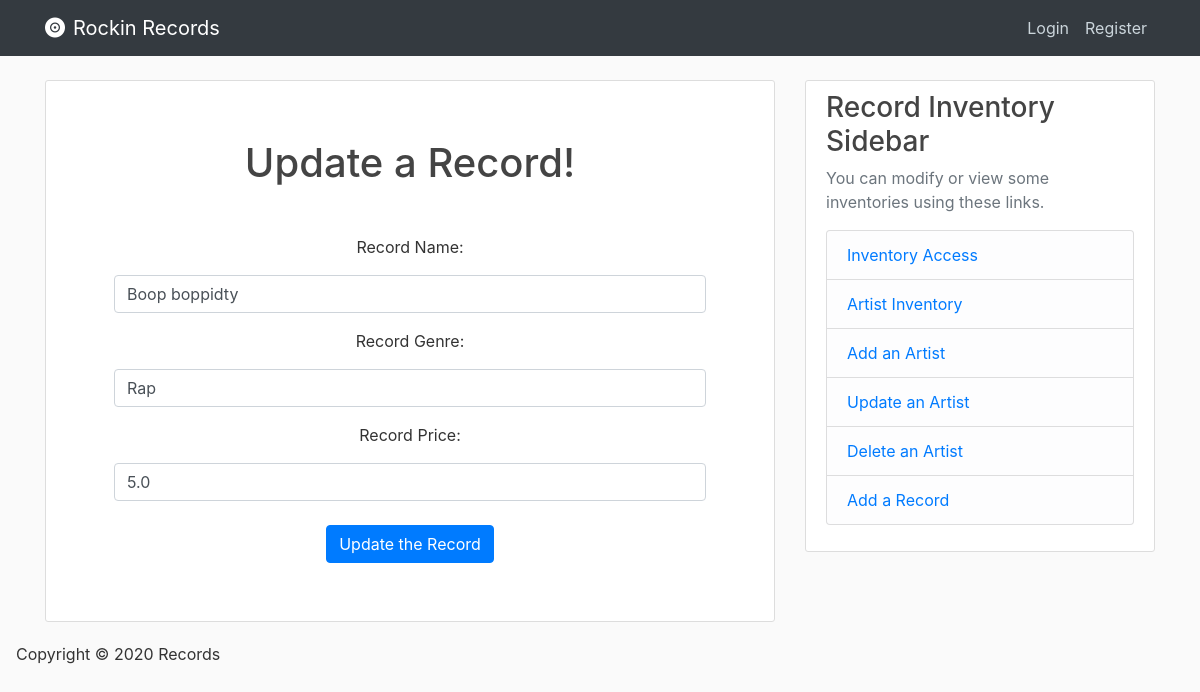
The app's page /record/3/update, older data.
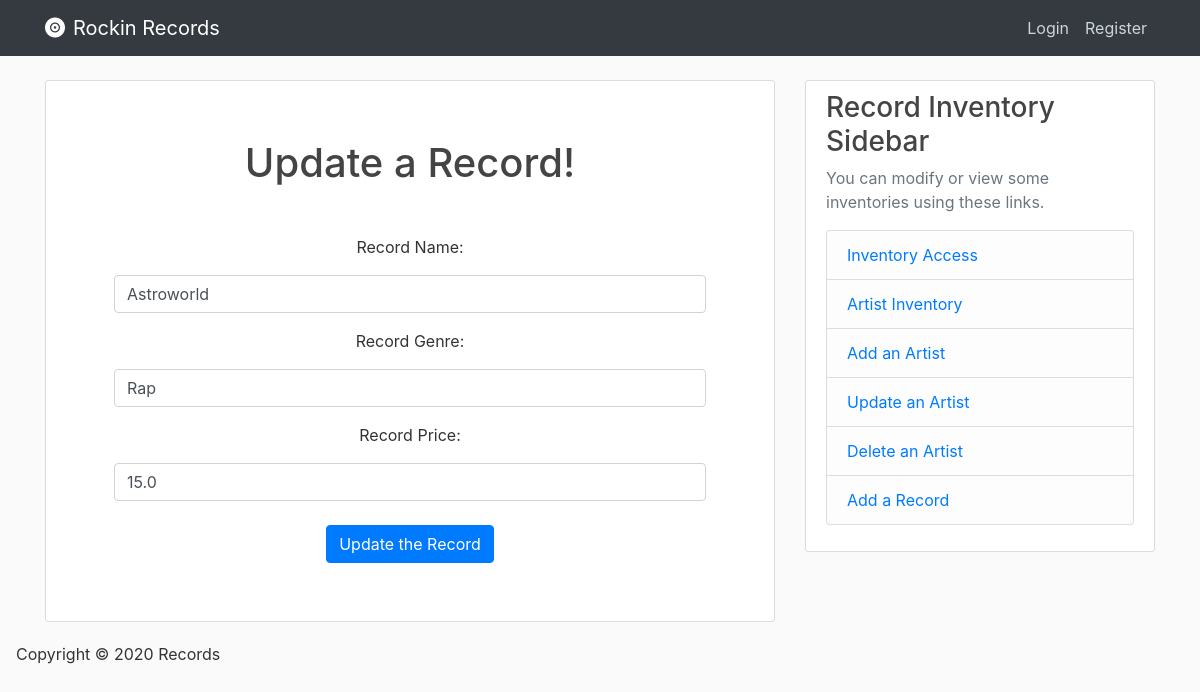
The same page, newer data.
### database/models.py (models this page shows, shortened)
class Records(db.Model):
    record_id = db.Column(db.Integer, primary_key=True, nullable=False, autoincrement="auto")
    record_name = db.Column(db.String(120), nullable=False)
    record_genre = db.Column(db.String(120), nullable=False)
    record_price = db.Column(db.Float, nullable=False)
    artist_id = db.Column(db.Integer, db.ForeignKey('artists.artist_id'), nullable=False)

### database/routes.py (the view)
@app.route('/record/<record_id>/update', methods=['GET', 'POST'])
def update_record(record_id):
    record = Records.query.get_or_404(record_id)
    form = UpdateRecordForm()
    if form.validate_on_submit():
        record.record_name = form.record_name.data
        record.record_genre = form.record_genre.data
        record.record_price = form.record_price.data
        db.session.commit()
        flash('The record has been updated!', 'success')
        return redirect(url_for('home'))
    elif request.method == 'GET':
        form.record_name.data = record.record_name
        form.record_genre.data = record.record_genre
        form.record_price.data = record.record_price
    return render_template('record_update.html', form=form)

### database/forms.py
class UpdateRecordForm(FlaskForm):
    record_name = StringField('Record Name:', validators=[DataRequired()])
    record_genre = StringField('Record Genre:', validators=[DataRequired()])
    record_price = FloatField('Record Price:', validators=[DataRequired()])
    submit = SubmitField('Update the Record')

### database/Templates/record_update.html (shortened to what this page needs)
{% extends "index.html" %}
{% block content %}
    <div class="content-section text-center">
        <h1 class="m-5 h1"> Update a Record! </h1>
        <div>
            <form method="POST" action="" id="search-form" class="m-5">
                <div class="form-group">
                    {{ form.record_name.label(class="mb-3") }}
                    {% if form.record_name.errors %}
                    {{ form.record_name(class="form-control form-control-lg is-invalid") }}
                        <div class="invalid-feedback">
                            {% for error in form.record_name.errors %}
                                <span>{{ error }}</span>
                            {% endfor %}
                        </div>
                    {% else %}
                    {{ form.record_name(class="form-control") }}
                    {% endif %}
                </div>
                <div class="form-group">
                    {{ form.record_genre.label(class="mb-3") }}
                    {% if form.record_genre.errors %}
                        {{ form.record_genre(class="form-control form-control-lg is-invalid") }}
                            <div class="invalid-feedback">
                                {% for error in form.record_genre.errors %}
                                    <span>{{ error }}</span>
                                {% endfor %}
                            </div>
                    {% else %}
                    {{ form.record_genre(class="form-control") }}
                    {% endif %}
                </div>
                <div class="form-group">
                    {{ form.record_price.label(class="mb-3") }}
                    {% if form.record_price.errors %}
                    {{ form.record_price(class="form-control form-control-lg is-invalid") }}
                        <div class="invalid-feedback">
                            {% for error in form.record_price.errors %}
                                <span>{{ error }}</span>
                            {% endfor %}
                        </div>
                    {% else %}
                    {{ form.record_price(class="form-control") }}
                    {% endif %}
                </div>
                <div class="form-group">
                    {{ form.submit(class="btn btn-primary mt-2") }}
                </div>
            </form>
        </div>
    </div>
{% endblock content %}

Row changes from the older to the newer data that the page shows:
changed Records "Rap": record_name "Boop boppidty" → "Astroworld"; record_price "5.0" → "15.0"
